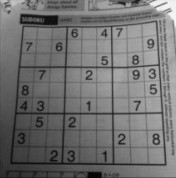
#> input picture Opencv_study/images/shudu.jpg, 176 x 178 px
$ python demo18_1.py   (older library calls are emulated)
#> lines starting #> are read from the running program, lines starting #| are printed output that depends on the picture
# -*- coding:utf8 -*-
"""
Created on 2019/7/22 17:27

@author: WMaker
"""

'''
18.1 Sobel 算子和 Scharr 算子
Sobel 算子是高斯平滑与微分操作的结合体，所以它的抗噪声能力很好。
你可以设定求导的方向（xorder 或 yorder）。还可以设定使用的卷积核的大
小（ksize）。如果 ksize=-1，会使用 3x3 的 Scharr 滤波器，它的的效果要
比 3x3 的 Sobel 滤波器好（而且速度相同，所以在使用 3x3 滤波器时应该尽
量使用 Scharr 滤波器）。3x3 的 Scharr 滤波器卷积核如下：
         -3  0  3
x方向    -10  0 10
         -3  0  3

        -3 -10 -3
y 方向   0  0   0
         3  10  3

Sobel(src, ddepth, dx, dy, dst=None, ksize=None, scale=None, delta=None, borderType=None)
功能：使用Sobel算子对图像进行处理。
参数：
    src：输入图像。
    dst：输出图像。
    ddepth：输出图像的深度。
    dx：给1，x方向进行计算
    dy：给1，y方向进行计算
    ksize：Sobel算子的大小
    scale：缩放因子
    delta：将处理的图像加上delta
    borderType：边界填充类型

Scharr(src, ddepth, dx, dy, dst=None, scale=None, delta=None, borderType=None)
功能：使用Scharr算子对图像进行处理。
参数：
    src：输入图像。
    dst：输出图像。
    ddepth：输出图像的深度。
    dx：给1，x方向进行计算
    dy：给1，y方向进行计算
    scale：缩放因子
    delta：将处理的图像加上delta
    borderType：边界填充类型

'''

import cv2
from matplotlib import pyplot as plt

# img = cv2.imread('../images/shudu.jpg')
# img = img[:,:,[2,1,0]]

img = cv2.imread('../images/shudu.jpg', 0)
#> img is the input picture: shape (178, 176); min 3, max 251, mean 112.7

# 参数 1,0 为只在 x 方向求一阶导数，最大可以求 2 阶导数。
sobel_x = cv2.Sobel(img, cv2.CV_64F, 1, 0, ksize=5)
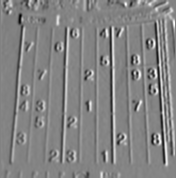
#> sobel_x: shape (178, 176) float64; min -4735, max 4520, mean 56.1; drawn with min black and max white

# 参数 0,1 为只在 y 方向求一阶导数，最大可以求 2 阶导数
sobel_y = cv2.Sobel(img, cv2.CV_64F, 0, 1, ksize=5)
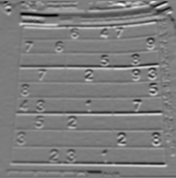
#> sobel_y: shape (178, 176) float64; min -5368, max 5487, mean -47.1; drawn with min black and max white

scharr_x = cv2.Scharr(img, cv2.CV_64F, 1, 0)
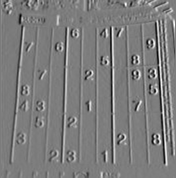
#> scharr_x: shape (178, 176) float64; min -1696, max 1787, mean 14.3; drawn with min black and max white

scharr_y = cv2.Scharr(img, cv2.CV_64F, 0, 1)
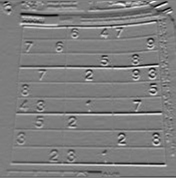
#> scharr_y: shape (178, 176) float64; min -1826, max 1845, mean -12.4; drawn with min black and max white

plt.subplot(2, 2, 1), plt.imshow(sobel_x, cmap='gray'), plt.title('Sobel X')
plt.xticks([]), plt.yticks([])
plt.subplot(2, 2, 2), plt.imshow(sobel_y, cmap='gray'), plt.title('Sobel Y')
plt.xticks([]), plt.yticks([])

plt.subplot(2, 2, 3), plt.imshow(scharr_x, cmap='gray'), plt.title('Scharr X')
plt.xticks([]), plt.yticks([])
plt.subplot(2, 2, 4), plt.imshow(scharr_y, cmap='gray'), plt.title('Scharr Y')
plt.xticks([]), plt.yticks([])
plt.show()

$ run again, with Opencv_study/images/apple.jpg copied over Opencv_study/images/shudu.jpg
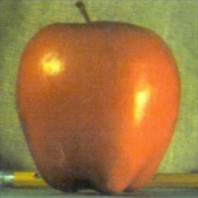
#> input picture Opencv_study/images/apple.jpg, 198 x 198 px
#> `sobel_y = cv2.Sobel(img, cv2.CV_64F, 0, 1, ksize=5)`:
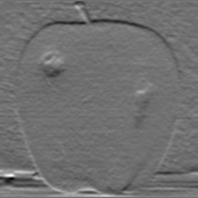
#> sobel_y: shape (198, 198) float64; min -3854, max 4825, mean -19.7; drawn with min black and max white
#> `plt.show()`:
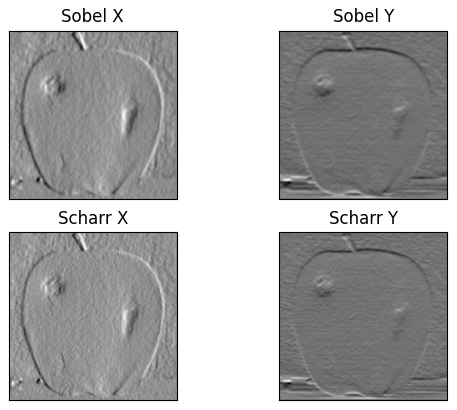
#> figure drawn by matplotlib, 4 panels
